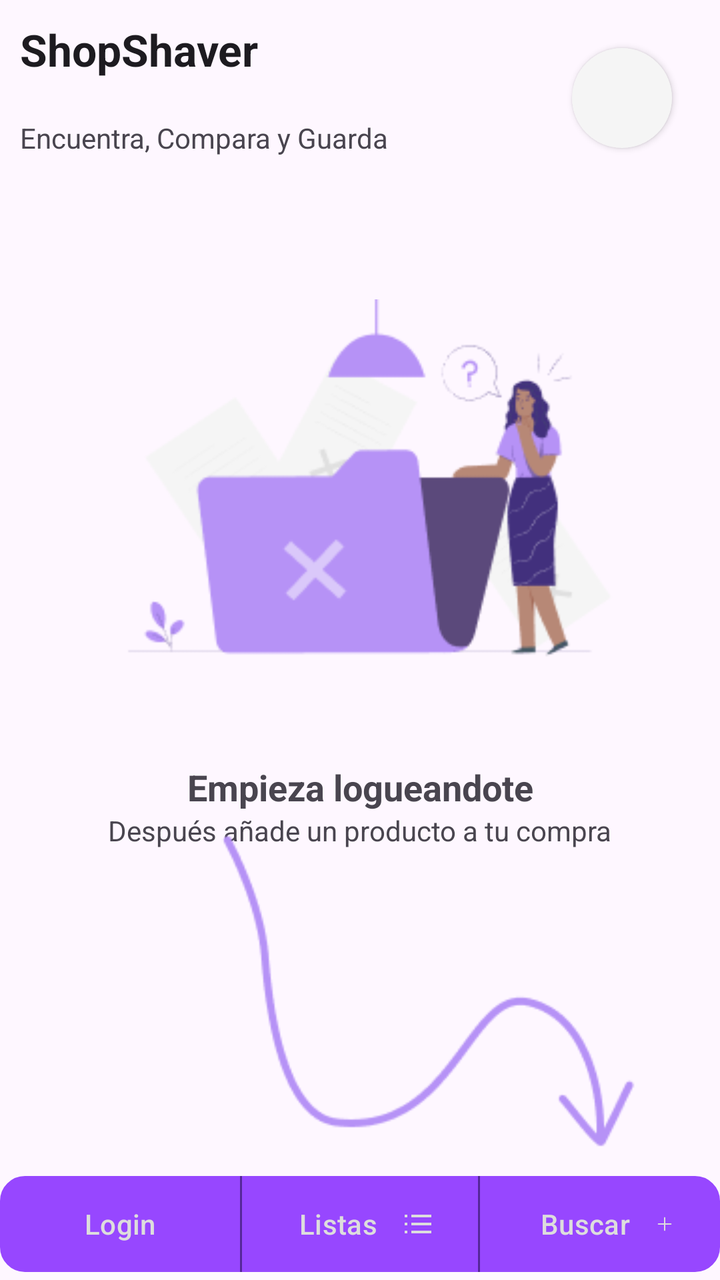
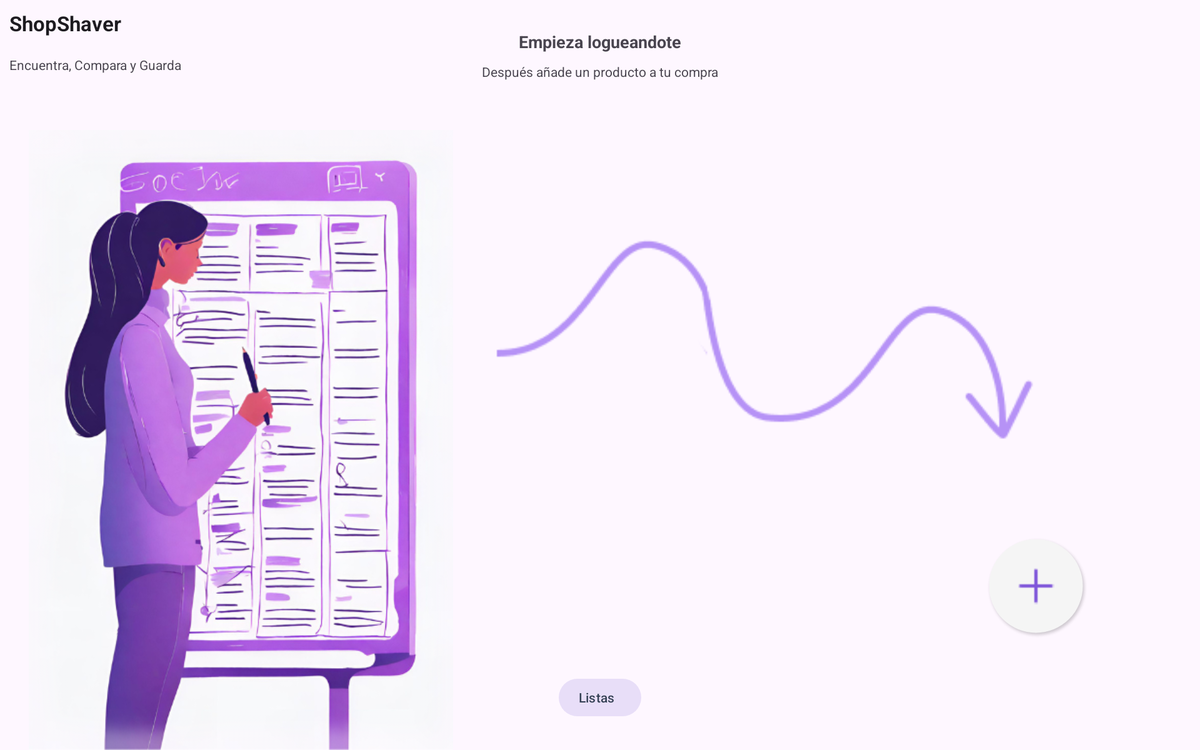

One screen, two layout resources from the same app: the default and the repository's alternative for another configuration. Each is rendered where Android would select it; the XML of both is given below.
<!-- AndroidManifest.xml: application theme Theme.ProyectoListas -->
<!-- res/layout/activity_main.xml -->
<?xml version="1.0" encoding="utf-8"?>
<androidx.constraintlayout.widget.ConstraintLayout xmlns:android="http://schemas.android.com/apk/res/android"
    xmlns:app="http://schemas.android.com/apk/res-auto"
    xmlns:tools="http://schemas.android.com/tools"
    android:layout_width="match_parent"
    android:layout_height="match_parent"
    tools:context=".MainActivity">

    <TextView
        android:id="@+id/Titulo"
        android:layout_width="wrap_content"
        android:layout_height="wrap_content"
        android:layout_marginStart="10dp"
        android:layout_marginTop="10dp"
        android:text="@string/ShopSaver"
        android:textAppearance="@style/TextAppearance.AppCompat.Large"
        android:textStyle="bold"
        app:layout_constraintStart_toStartOf="parent"
        app:layout_constraintTop_toTopOf="parent" />

    <TextView
        android:id="@+id/subtitle"
        android:layout_width="wrap_content"
        android:layout_height="wrap_content"
        android:layout_marginStart="10dp"
        android:layout_marginTop="20dp"
        android:text="@string/ShopSaverSubtitle"
        app:layout_constraintStart_toStartOf="parent"
        app:layout_constraintTop_toBottomOf="@+id/Titulo" />

    <ImageButton
        android:id="@+id/btn_settings"
        android:layout_width="wrap_content"
        android:layout_height="wrap_content"
        android:layout_marginTop="24dp"
        android:layout_marginEnd="24dp"
        android:background="@drawable/round_button"
        android:contentDescription="@string/btnConfDescription"
        android:elevation="2dp"
        android:padding="15dp"
        android:scaleType="fitCenter"
        app:tint="@color/rosa"
        app:layout_constraintEnd_toEndOf="parent"
        app:layout_constraintTop_toTopOf="parent"
        app:srcCompat="@drawable/cog" />

    <ImageView
        android:id="@+id/imagen"
        android:layout_width="302dp"
        android:layout_height="223dp"
        android:layout_marginTop="60dp"
        android:contentDescription="@string/homeDescription"
        app:layout_constraintEnd_toEndOf="parent"
        app:layout_constraintStart_toStartOf="parent"
        app:layout_constraintTop_toBottomOf="@+id/subtitle"
        app:srcCompat="@drawable/inicio1" />

    <TextView
        android:id="@+id/texto1"
        android:layout_width="wrap_content"
        android:layout_height="wrap_content"
        android:layout_marginTop="20dp"
        android:text="@string/hintDescription1"
        android:textAppearance="@style/TextAppearance.AppCompat.Medium"
        android:textStyle="bold"
        app:layout_constraintEnd_toEndOf="parent"
        app:layout_constraintStart_toStartOf="parent"
        app:layout_constraintTop_toBottomOf="@+id/imagen" />

    <TextView
        android:id="@+id/texto2"
        android:layout_width="wrap_content"
        android:layout_height="wrap_content"
        android:text="@string/hintDescription2"
        app:layout_constraintEnd_toEndOf="parent"
        app:layout_constraintStart_toStartOf="parent"
        app:layout_constraintTop_toBottomOf="@+id/texto1" />

    <ImageView
        android:id="@+id/imagen_flecha"
        android:layout_width="250dp"
        android:layout_height="182dp"
        android:layout_marginTop="10dp"
        android:contentDescription="@string/arrowDrawDescription"
        app:layout_constraintBottom_toTopOf="@+id/linearLayout2"
        app:layout_constraintEnd_toEndOf="parent"
        app:layout_constraintStart_toStartOf="@+id/texto2"
        app:layout_constraintTop_toBottomOf="@+id/texto2"
        app:srcCompat="@drawable/hand_drawn_arrow" />

    <LinearLayout
        android:id="@+id/linearLayout2"
        android:layout_width="fill_parent"
        android:layout_height="60dp"
        android:backgroundTintMode="screen"
        android:orientation="horizontal"
        app:layout_constraintBottom_toBottomOf="parent"
        app:layout_constraintEnd_toEndOf="parent"
        app:layout_constraintStart_toStartOf="parent">

        <Button
            android:id="@+id/btn_login"
            android:layout_width="fill_parent"
            android:layout_height="wrap_content"
            android:layout_marginTop="8dp"
            android:layout_weight="1"
            android:background="@drawable/left_button"
            android:drawableEnd="@drawable/icon_login"
            android:drawableTint="@color/textoBoton"
            android:text="@string/btnLoginDescription"
            android:textColor="@color/textoBoton"
            app:backgroundTint="@null" />

        <Button
            android:id="@+id/btn_listas"
            android:layout_width="fill_parent"
            android:layout_height="wrap_content"
            android:layout_marginTop="8dp"
            android:layout_weight="1"
            android:background="@drawable/center_button"
            android:drawableEnd="@drawable/icon_list"
            android:drawableTint="@color/textoBoton"
            android:text="@string/stringListas"
            android:textColor="@color/textoBoton"
            app:cornerRadius="0dp"
            app:backgroundTint="@null"/>

        <Button
            android:id="@+id/btn_buscar"
            android:layout_width="fill_parent"
            android:layout_height="wrap_content"
            android:layout_marginTop="8dp"
            android:layout_weight="1"
            android:background="@drawable/right_button"
            android:drawableEnd="@drawable/icon_plus"
            android:drawableTint="@color/textoBoton"
            android:text="@string/btnBuscarText"
            android:textColor="@color/textoBoton"
            app:backgroundTint="@null"/>
    </LinearLayout>

</androidx.constraintlayout.widget.ConstraintLayout>
<!-- resources referenced by this layout -->
<resources>
  <color name="rosa">#9747FF</color>
  <color name="textoBoton">#DDDDDD</color>
  <!-- drawable center_button (drawable) -->
  <?xml version="1.0" encoding="utf-8"?>
  <layer-list xmlns:android="http://schemas.android.com/apk/res/android" >
      <item>
          <shape
              android:shape="rectangle">
              <stroke android:width="1dp" android:color="@color/rosa2" />
              <solid android:color="@color/rosa" />
  
          </shape>
      </item>
  
      <item android:left="1dp" android:right="1dp">
          <shape
              android:shape="rectangle">
              <stroke android:width="1dp" android:color="@color/rosa" />
              <solid android:color="@color/rosa" />
          </shape>
      </item>
  
  </layer-list>
  <!-- drawable hand_drawn_arrow: png bitmap (drawable-nodpi, 5299 bytes) -->
  <!-- drawable icon_list (drawable-nodpi) -->
  <vector xmlns:android="http://schemas.android.com/apk/res/android"
      android:width="14dp"
      android:height="10dp"
      android:viewportWidth="14"
      android:viewportHeight="10">
    <path
        android:pathData="M4.333,1H13M4.333,5H13M4.333,9H13M1,1H1.007M1,5H1.007M1,9H1.007"
        android:strokeLineJoin="round"
        android:strokeWidth="1.5"
        android:fillColor="#00000000"
        android:strokeColor="#667085"
        android:strokeLineCap="round"/>
  </vector>
  <!-- drawable icon_plus: png bitmap (drawable-nodpi, 242 bytes) -->
  <!-- drawable inicio1: png bitmap (drawable-nodpi, 12520 bytes) -->
  <!-- drawable left_button (drawable) -->
  <shape xmlns:android="http://schemas.android.com/apk/res/android">
      <solid android:color="@color/rosa" />
      <stroke android:width="1dp" android:color="@color/rosa" />
      <padding android:left="10dp" android:top="10dp" android:right="10dp" android:bottom="10dp" />
      <corners android:topLeftRadius="12dp" android:topRightRadius="0dp"
          android:bottomLeftRadius="12dp" android:bottomRightRadius="0dp"/>
  </shape>
  <!-- drawable right_button (drawable) -->
  <shape xmlns:android="http://schemas.android.com/apk/res/android">
      <solid android:color="@color/rosa" />
      <stroke android:width="1dp" android:color="@color/rosa" />
      <padding android:left="10dp" android:top="10dp" android:right="10dp" android:bottom="10dp" />
      <corners android:topLeftRadius="0dp" android:topRightRadius="12dp"
          android:bottomLeftRadius="0dp" android:bottomRightRadius="12dp"/>
  </shape>
  <!-- drawable round_button (drawable) -->
  <?xml version="1.0" encoding="utf-8"?>
  <shape xmlns:android="http://schemas.android.com/apk/res/android">
      <solid android:color="@color/fondo"></solid>
      <corners android:radius="50dp"></corners>
      <size android:width="50dp" android:height="50dp"></size>
  </shape>
  <string name="ShopSaver">ShopShaver</string>
  <string name="ShopSaverSubtitle">Encuentra, Compara y Guarda</string>
  <string name="arrowDrawDescription">Flecha</string>
  <string name="btnBuscarText">Buscar</string>
  <string name="btnConfDescription" translatable="false">Conf</string>
  <string name="btnLoginDescription" translatable="false">Login</string>
  <string name="hintDescription1">Empieza logueandote</string>
  <string name="hintDescription2">Después añade un producto a tu compra</string>
  <string name="homeDescription">Home</string>
  <string name="stringListas">Listas</string>
  <!-- from res/values-v23/ -->
  <style name="Theme.ProyectoListas" parent="Base.Theme.ProyectoListas">
      
      <item name="android:navigationBarColor">@android:color/transparent</item>
      <item name="android:statusBarColor">@android:color/transparent</item>
      <item name="android:windowLightStatusBar">?attr/isLightTheme</item>
    </style>
  <color name="rosa2">#552799</color>
  <color name="fondo">#F5F5F5</color>
  <style name="Base.Theme.ProyectoListas" parent="Theme.Material3.DayNight.NoActionBar">
          
          
      </style>
</resources>
<!-- res/layout-sw720dp-land/activity_main.xml (the repository's variant of the layout above) -->
<!-- drawn on a large tablet held sideways -->
<?xml version="1.0" encoding="utf-8"?>
<androidx.constraintlayout.widget.ConstraintLayout xmlns:android="http://schemas.android.com/apk/res/android"
    xmlns:app="http://schemas.android.com/apk/res-auto"
    xmlns:tools="http://schemas.android.com/tools"
    android:theme="@style/Base.Theme.ProyectoListas"
    android:layout_width="match_parent"
    android:layout_height="match_parent"
    tools:context=".MainActivity">

    <TextView
        android:id="@+id/Titulo"
        android:layout_width="wrap_content"
        android:layout_height="wrap_content"
        android:layout_marginStart="10dp"
        android:layout_marginTop="10dp"
        android:text="@string/ShopSaver"
        android:textAppearance="@style/TextAppearance.AppCompat.Large"
        android:textStyle="bold"
        app:layout_constraintStart_toStartOf="parent"
        app:layout_constraintTop_toTopOf="parent" />

    <TextView
        android:id="@+id/subtitle"
        android:layout_width="wrap_content"
        android:layout_height="wrap_content"
        android:layout_marginStart="10dp"
        android:layout_marginTop="20dp"
        android:text="@string/ShopSaverSubtitle"
        app:layout_constraintStart_toStartOf="parent"
        app:layout_constraintTop_toBottomOf="@+id/Titulo" />

    <ImageView
        android:id="@+id/imagen"
        android:layout_width="0dp"
        android:layout_height="0dp"
        android:layout_marginTop="60dp"
        app:layout_constraintBottom_toBottomOf="parent"
        app:layout_constraintEnd_toStartOf="@+id/imagen_flecha"
        app:layout_constraintStart_toStartOf="parent"
        app:layout_constraintTop_toBottomOf="@+id/subtitle"
        android:contentDescription="@string/homeDescription"
        app:srcCompat="@drawable/ilust720" />

    <TextView
        android:id="@+id/texto1"
        android:layout_width="wrap_content"
        android:layout_height="wrap_content"
        android:layout_marginTop="32dp"
        android:text="@string/hintDescription1"
        android:textAppearance="@style/TextAppearance.AppCompat.Medium"
        android:textStyle="bold"
        app:layout_constraintEnd_toEndOf="parent"
        app:layout_constraintStart_toStartOf="parent"
        app:layout_constraintTop_toTopOf="parent" />

    <TextView
        android:id="@+id/texto2"
        android:layout_width="wrap_content"
        android:layout_height="wrap_content"
        android:layout_marginTop="10dp"
        android:text="@string/hintDescription2"
        app:layout_constraintEnd_toEndOf="parent"
        app:layout_constraintStart_toStartOf="parent"
        app:layout_constraintTop_toBottomOf="@+id/texto1" />

    <ImageView
        android:id="@+id/imagen_flecha"
        android:layout_width="0dp"
        android:layout_height="0dp"
        android:layout_marginEnd="150dp"
        app:layout_constraintBottom_toTopOf="@+id/btn_buscar"
        app:layout_constraintEnd_toEndOf="parent"
        app:layout_constraintStart_toStartOf="@+id/texto2"
        app:layout_constraintTop_toBottomOf="@+id/texto2"
        android:contentDescription="@string/arrowDrawDescription"
        app:srcCompat="@drawable/hand_drawn_arrow_long" />

    <ImageButton
        android:id="@+id/btn_buscar"
        android:layout_width="wrap_content"
        android:layout_height="wrap_content"
        android:layout_marginBottom="150dp"
        android:background="@drawable/round_button"
        android:elevation="2dp"
        android:padding="15dp"
        android:scaleType="fitCenter"
        android:scaleX="2"
        android:scaleY="2"
        app:layout_constraintBottom_toBottomOf="parent"
        app:layout_constraintEnd_toEndOf="@+id/imagen_flecha"
        android:contentDescription="@string/btnMasDescription"
        app:srcCompat="@drawable/icon_plus" />

    <Button
        android:id="@+id/btn_listas"
        style="@style/Widget.Material3.Button.TonalButton.Icon"
        android:layout_width="wrap_content"
        android:layout_height="wrap_content"
        android:layout_marginBottom="32dp"

        android:drawableStart="@drawable/icon_list"
        android:text="@string/stringListas"
        android:textColor="@color/texto"
        app:layout_constraintBottom_toBottomOf="parent"
        app:layout_constraintEnd_toEndOf="parent"
        app:layout_constraintStart_toStartOf="parent" />

</androidx.constraintlayout.widget.ConstraintLayout>
<!-- resources referenced by the variant -->
<!-- as a large tablet held sideways resolves them -->
<resources>
  <color name="texto">#344054</color>
  <!-- drawable hand_drawn_arrow_long: png bitmap (drawable-nodpi, 3835 bytes) -->
  <!-- drawable icon_list (drawable-nodpi) -->
  <vector xmlns:android="http://schemas.android.com/apk/res/android"
      android:width="14dp"
      android:height="10dp"
      android:viewportWidth="14"
      android:viewportHeight="10">
    <path
        android:pathData="M4.333,1H13M4.333,5H13M4.333,9H13M1,1H1.007M1,5H1.007M1,9H1.007"
        android:strokeLineJoin="round"
        android:strokeWidth="1.5"
        android:fillColor="#00000000"
        android:strokeColor="#667085"
        android:strokeLineCap="round"/>
  </vector>
  <!-- drawable icon_plus: png bitmap (drawable-nodpi, 242 bytes) -->
  <!-- drawable ilust720: png bitmap (drawable-nodpi, 385338 bytes) -->
  <!-- drawable round_button (drawable) -->
  <?xml version="1.0" encoding="utf-8"?>
  <shape xmlns:android="http://schemas.android.com/apk/res/android">
      <solid android:color="@color/fondo"></solid>
      <corners android:radius="50dp"></corners>
      <size android:width="50dp" android:height="50dp"></size>
  </shape>
  <string name="ShopSaver">ShopShaver</string>
  <string name="ShopSaverSubtitle">Encuentra, Compara y Guarda</string>
  <string name="arrowDrawDescription">Flecha</string>
  <string name="btnMasDescription">Añadir</string>
  <string name="hintDescription1">Empieza logueandote</string>
  <string name="hintDescription2">Después añade un producto a tu compra</string>
  <string name="homeDescription">Home</string>
  <string name="stringListas">Listas</string>
  <style name="Base.Theme.ProyectoListas" parent="Theme.Material3.DayNight.NoActionBar">
          
          
      </style>
  <!-- from res/values-v23/ -->
  <style name="Theme.ProyectoListas" parent="Base.Theme.ProyectoListas">
      
      <item name="android:navigationBarColor">@android:color/transparent</item>
      <item name="android:statusBarColor">@android:color/transparent</item>
      <item name="android:windowLightStatusBar">?attr/isLightTheme</item>
    </style>
  <color name="fondo">#F5F5F5</color>
</resources>
